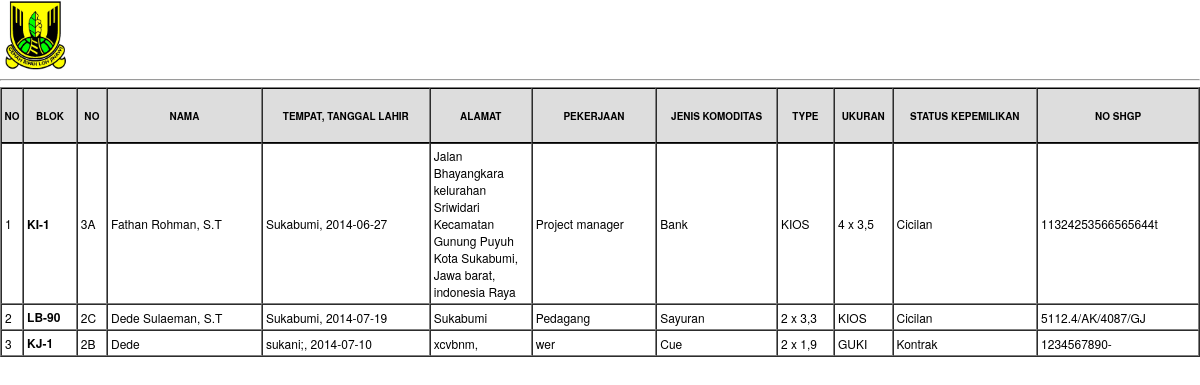
The page /admin/maps_keterangan_cari3.php on the database as committed earlier.
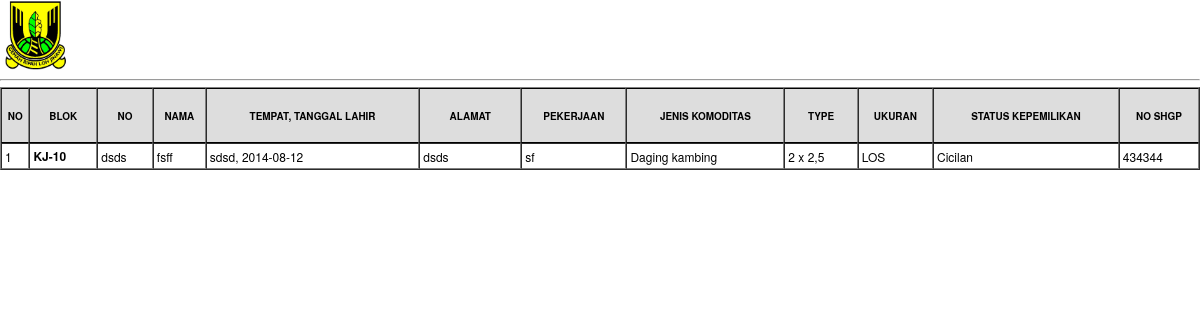
The same page on the database as committed later.
### tables this page shows
CREATE TABLE IF NOT EXISTS `kios` (
  `id` int(100) NOT NULL AUTO_INCREMENT,
  `id_blok` varchar(100) NOT NULL,
  `no_blok` varchar(100) NOT NULL,
  `nama` varchar(100) NOT NULL,
  `tempat` varchar(100) NOT NULL,
  `tanggal` date NOT NULL,
  `alamat` text NOT NULL,
  `pekerjaan` varchar(200) NOT NULL,
  `jenis_komoditas` varchar(200) NOT NULL,
  `type` varchar(50) NOT NULL,
  `ukuran` varchar(50) NOT NULL,
  `status_kepemilikan` varchar(100) NOT NULL,
  `no_shgp` varchar(100) NOT NULL,
  `foto` text NOT NULL,
  `status` varchar(10) NOT NULL,
  PRIMARY KEY (`id`)
);

### admin/maps_keterangan_cari3.php (the view, shortened to what this page needs)
<!DOCTYPE html>
<html>
<head>
	<link rel="stylesheet" type="text/css" href="../asset/css/print.css">
</head>
<body onLoad="window.print()">
    <a onClick="window.print()">
        <img src='../asset/images/kabsukabumi.jpg' style="width: 70px; height: 70px;">
    </a>
    <hr>
</body>
</html>
<table border=1 cellpadding=0 cellspacing=0 width=100%>
    <thead>
    	<div class="font-tabel-1">
	        <tr>
	            <th class="nosort"><h5>NO</h5></th>
	            <th><h5>BLOK</h5></th>
	            <th><h5>NO</h5></th>
	            <th><h5>NAMA</h5></th>
	            <th><h5>TEMPAT, TANGGAL LAHIR</h5></th>
	            <th width="100"><h5>ALAMAT</h5></th>
	            <th><h5>PEKERJAAN</h5></th>
	            <th><h5>JENIS KOMODITAS</h5></th>
	            <th><h5>TYPE</h5></th>
	            <th><h5>UKURAN</h5></th>
	            <th><h5>STATUS KEPEMILIKAN</h5></th>
	            <th><h5>NO SHGP</h5></th>
	        </tr>
	    </div>
    </thead>
    <tbody>
    	<?php
    		$no = 1;
    		$query = mysql_query("SELECT * FROM kios LIMIT 0, 30") or die (mysql_error('Tabel tidak ditemukan'));
    			while ($data = mysql_fetch_array($query)){
    	?>
        <tr>
        	<td><?php echo $no; ?></td>
        	<td><strong><?php echo $data['id_blok']; ?></strong></td>
        	<td><?php echo $data['no_blok']; ?></td>
        	<td><?php echo $data['nama']; ?></td>
        	<td><?php echo $data['tempat']; ?>, <?php echo $data['tanggal']; ?></td>
        	<td><?php echo $data['alamat']; ?></td>
        	<td><?php echo $data['pekerjaan']; ?></td>
        	<td><?php echo $data['jenis_komoditas']; ?></td>
        	<td><?php echo $data['type']; ?></td>
        	<td><?php echo $data['ukuran']; ?></td>
        	<td><?php echo $data['status_kepemilikan']; ?></td>
        	<td><?php echo $data['no_shgp']; ?></td>
        </tr>
        <?php
        	$no++;
        }
        ?>
    </tbody>
</table>

Rows that differ between the two databases and show on the page:
removed kios: id_blok "KI-1", no_blok "3A", nama "Fathan Rohman, S.T", tempat "Sukabumi", tanggal "2014-06-27", alamat "Jalan Bhayangkara kelurahan Sriwidari Kecamatan Gunung Puyuh Kota Sukabumi, Jawa barat, indonesia Raya", pekerjaan "Project manager", jenis_komoditas "Bank", type "KIOS", ukuran "4 x 3,5", status_kepemilikan "Cicilan", no_shgp "11324253566565644t"
removed kios: id_blok "LB-90", no_blok "2C", nama "Dede Sulaeman, S.T", tempat "Sukabumi", tanggal "2014-07-19", alamat "Sukabumi", pekerjaan "Pedagang", jenis_komoditas "Sayuran", type "2 x 3,3", ukuran "KIOS", status_kepemilikan "Cicilan", no_shgp "5112.4/AK/4087/GJ"
removed kios: id_blok "KJ-1", no_blok "2B", nama "Dede", tempat "sukani;", tanggal "2014-07-10", alamat "xcvbnm,", pekerjaan "wer", jenis_komoditas "Cue", type "2 x 1,9", ukuran "GUKI", status_kepemilikan "Kontrak", no_shgp "1234567890-"
added kios: id_blok "KJ-10", no_blok "dsds", nama "fsff", tempat "sdsd", tanggal "2014-08-12", alamat "dsds", pekerjaan "sf", jenis_komoditas "Daging kambing", type "2 x 2,5", ukuran "LOS", status_kepemilikan "Cicilan", no_shgp "434344"
